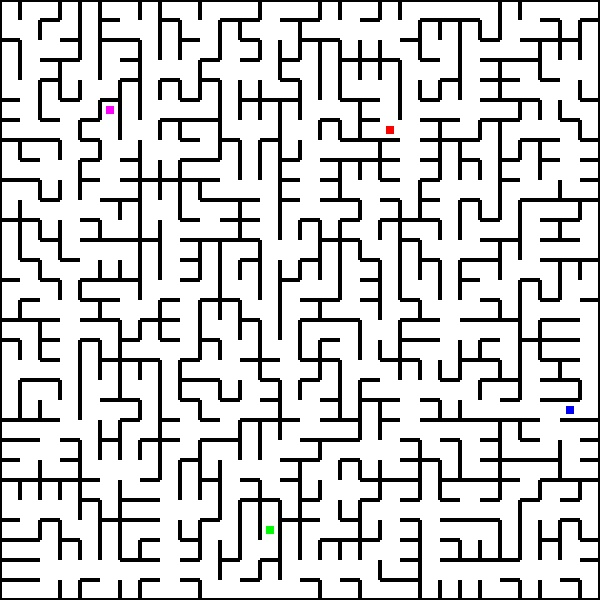
#> input picture rectangular_maze/shortest_path_with_markers/maze09.jpg, 600 x 600 px
$ python shortest_path_with_markers.py
#> lines starting #> are read from the running program, lines starting #| are printed output that depends on the picture; after the words box and inside, x2 and y2 are one past the last pixel; in counts of white or black regions, pixels touching at a corner belong together
import numpy as np
import cv2

## Reads image in HSV format. Accepts filepath as input argument and returns the HSV
## equivalent of the image.
def readImageHSV(filePath):
    #############  Add your Code here   ###############
    img = cv2.imread(filePath)
    hsvImg = cv2.cvtColor(img, cv2.COLOR_BGR2HSV)
    ###################################################
    return hsvImg

## Reads image in binary format. Accepts filepath as input argument and returns the binary
## equivalent of the image.
def readImageBinary(filePath):
    #############  Add your Code here   ###############
    img = cv2.imread(filePath, 0)
    ret, binaryImage = cv2.threshold(img, 10, 255, cv2.THRESH_BINARY)
    ###################################################
    return binaryImage

## The findNeighbours function takes a maze image and row and column coordinates of a cell as input arguments
## and returns a stack consisting of all the neighbours of the cell as output.
## Note :- Neighbour refers to all the adjacent cells one can traverse to from that cell provided only horizontal
## and vertical traversal is allowed.
def findNeighbours(img,row,column):
    neighbours = []
    #############  Add your Code here   ###############
    i = 0
    while(True):
        if img[i, i] != 0:
            border = i
            break
        i += 1
    i = border
    cell = 0
    while(True):
        if img[i, i] == 0:
            cell = i
            break
        i += 1
    if img[cell - border * 2, cell] == 0 or img[cell, cell - border * 2] == 0:
        cell = cell + border
    row_new = (2 * row + 1) * (cell // 2)
    col_new = (2 * column + 1) * (cell // 2)
    top = row_new - (cell // 2) + 1
    bottom = row_new + (cell // 2) - 2
    left = col_new - (cell // 2) + 1
    right = col_new + (cell // 2) - 2
    if img[top, col_new] != 0:
        neighbours.append([row - 1, column])
    if img[bottom, col_new] != 0:
        neighbours.append([row + 1, column])
    if img[row_new, left] != 0:
        neighbours.append([row, column - 1])
    if img[row_new, right] != 0:
        neighbours.append([row, column + 1])
    ###################################################
    return neighbours

##  colourCell basically highlights the given cell by painting it with the given colourVal. Care should be taken that
##  the function doesn't paint over the black walls and only paints the empty spaces. This function returns the image
##  with the painted cell.
##  You can change the colourCell() functions used in the previous sections to suit your requirements.

def colourCell(img, row, column, flag):   ## Add required arguments here.

    #############  Add your Code here   ###############
    neighbours = findNeighbours(img, row, column)
    i = 0
    while(True):
        if img[i, i] != 0:
            border = i
            break
        i += 1
    i = border
    cell = 0
    while(True):
        if img[i, i] == 0:
            cell = i
            break
        i += 1
    if img[cell - border * 2, cell] == 0 or img[cell, cell - border * 2] == 0:
        cell = cell + border
    row_new = (2 * row + 1) * (cell // 2)
    col_new = (2 * column + 1) * (cell // 2)
    top = row_new - (cell // 2) + 1
    bottom = row_new + (cell // 2) - 2
    left = col_new - (cell // 2) + 1
    right = col_new + (cell // 2) - 2
    for i in neighbours:
        if i[0] == row + 1:
            img[top + 1 : bottom + 2, left + 1 : right] = 150
        if i[0] == row - 1:
            img[top - 1 : bottom, left + 1 : right] = 150
        if i[1] == column + 1:
            img[top + 1 : bottom, left + 1 : right + 2] = 150
        if i[1] == column - 1:
            img[top + 1 : bottom, left - 1 : right] = 150
    if flag == 1:
        img[top + 5 : bottom - 4, left + 5 : right - 4] = 0
    ###################################################
    return img

##  Function that accepts some arguments from user and returns the graph of the maze image.
def buildGraph(img):  ## You can pass your own arguments in this space.
    graph = {}
    #############  Add your Code here   ###############
    i = 0
    while(True):
        if img[i, i] != 0:
            border = i
            break
        i += 1
    i = border
    cell = 0
    while(True):
        if img[i, i] == 0:
            cell = i
            break
        i += 1
    if img[cell - border * 2, cell] == 0 or img[cell, cell - border * 2] == 0:
        cell = cell + border
    r = len(img) // cell
    c = len(img) // cell
    for i in range(r):
        for j in range(c):
            graph[(i, j)] = findNeighbours(img, i, j)
    ###################################################
    return graph

#####################################    Add Utility Functions Here   ###################################
##                                                                                                     ##
##                   You are free to define any functions you want in this space.                      ##
##                             The functions should be properly explained.                             ##
class Link():
    value = 0
    parent = 0
    def __init__(self, a, b):
        self.value = a
        self.parent = b

def next_num():
    del x[0]
    return x[0]

def numberMaze(graph, initial, new, l):
    empty = 0
    lar = 0
    for k in graph[initial]:
        if new[tuple(k)] == -1:
            empty += 1
    if empty == 0:
        return
    elif empty == 1:
        for i in range(len(graph[initial])):
            if new[tuple(graph[initial][i])] == -1:
                new[tuple(graph[initial][i])] = new[initial]
                numberMaze(graph, tuple(graph[initial][i]), new, l)
    else:
        for i in range(len(graph[initial])):
            if new[tuple(graph[initial][i])] == -1:
                n = next_num()
                new[tuple(graph[initial][i])] = n
                l.append(Link(n, new[initial]))
                numberMaze(graph, tuple(graph[initial][i]), new, l)

def shortestNumberedPath(l, initial, final, path):
    if final == initial:
        return
    else:
        for i in l:
            if i.value == final:
                parent = i.parent
                break
        path.append(parent)
        shortestNumberedPath(l, initial, parent, path)

def OptimumPath(markers, initial, final, filePath):
    shortest = range(5000)
    img = readImageBinary(filePath)
    graph = buildGraph(img)
    if len(markers) == 0:
        shortest = findPath(graph, initial, final, img)
        optimumPath.append(shortest)
        return
    for k in markers:
        path = findPath(graph, initial, k, img)
        if len(path) < len(shortest):
            shortest = path
            marker = k
    markers.remove(marker)
    optimumPath.append(shortest)
    OptimumPath(markers, marker, final, filePath)
##                                                                                                     ##
##                                                                                                     ##
#########################################################################################################


##  Finds shortest path between two coordinates in the maze. Returns a set of coordinates from initial point
##  to final point.
def findPath(graph, initial, final, img): ## You can pass your own arguments in this space.
    #############  Add your Code here   ###############
    shortest = [initial]
    visited = [initial]
    count = 1
    global path
    path = []
    global new
    new = {}
    global l
    l = []
    graph = buildGraph(img)
    for k in graph.keys():
        new[k] = -1
    new[initial] = 1
    global x
    x = list(range(1, 1000))
    numberMaze(graph, initial, new, l)
    path.append(new[final])
    shortestNumberedPath(l, new[initial], new[final], path)
    path.reverse()
    current = initial
    while(True):
        if current == final:
            return shortest
        for j in graph[current]:
            if not tuple(j) in visited:
                if new[tuple(j)] == new[current]:
                    current = tuple(j)
                    shortest.append(current)
                    visited.append(current)
                    break
                else:
                    if new[tuple(j)] == path[count]:
                        count += 1
                        shortest.append(tuple(j))
                        current = tuple(j)
                        visited.append(current)
                        break
    ###################################################


## The findMarkers() function returns a list of coloured markers in form of a python dictionaries
## For example if a blue marker is present at (3,6) and red marker is present at (1,5) then the
## dictionary is returned as :-
##          list_of_markers = { 'Blue':(3,6), 'Red':(1,5)}

def findMarkers(filepath):    ## You can pass your own arguments in this space.
    list_of_markers = {}
    #############  Add your Code here   ###############
    i = 10
    img = cv2.imread(filepath)
    while i < len(img):
        j = 10
        while j < len(img[0]):
            pixel = img[i, j]
            if pixel[0] < 10 and pixel[1] < 10:
                list_of_markers['Red'] = ((i-10)//20, (j-10)//20)
            if pixel[0] < 10 and pixel[2] < 10:
                list_of_markers['Green'] = ((i-10)//20, (j-10)//20)
            if pixel[1] < 10 and pixel[2] < 10:
                list_of_markers['Blue'] = ((i-10)//20, (j-10)//20)
            if pixel[0] > 240 and pixel[1] < 10 and pixel[2] > 240:
                list_of_markers['Pink'] = ((i-10)//20, (j-10)//20)
            j += 20
        i += 20
    ###################################################
    return list_of_markers

## The findOptimumPath() function returns a python list which consists of all paths that need to be traversed
## in order to start from the bottom left corner of the maze, collect all the markers by traversing to them and
## then traverse to the top right corner of the maze.

def findOptimumPath(markers, initial, final, filePath):     ## You can pass your own arguments in this space.
    path_array = []
    #############  Add your Code here   ###############
    global optimumPath
    optimumPath = []
    OptimumPath(markers, initial, final, filePath)
    path_array = optimumPath
    ###################################################
    return path_array

## The colourPath() function highlights the whole path that needs to be traversed in the maze image and
## returns the final image.

def colourPath(img, path, markers):      ## You can pass your own arguments in this space.
    #############  Add your Code here   ###############
    for i in path:
        for j in i:
            if j in markers:
                flag = 1
            else:
                flag = 0
            img = colourCell(img, j[0], j[1], flag)

    ###################################################
    return img


## This is the main() function for the code, you are not allowed to change any statements in this part of
## the code. You are only allowed to change the arguments supplied in the findMarkers(), findOptimumPath()
## and colourPath() functions.

def main(filePath, flag = 0):
    imgHSV = readImageHSV(filePath)                ## Acquire HSV equivalent of image.
#> in readImageHSV, img is the input picture: shape (600, 600, 3); mean B, G, R 206.1, 206.1, 206.1
#> in readImageHSV, `hsvImg = cv2.cvtColor(img, cv2.COLOR_BGR2HSV)`: hsvImg: shape (600, 600, 3); mean H, S, V 0.6, 0.6, 206.2
    listOfMarkers = findMarkers(filePath)              ## Acquire the list of markers with their coordinates.
#> the loop in findMarkers, `while i < len(img):` made 30 passes
#> i on passes 1 to 12: 30, 50, 70, 90, 110, 130, 150, 170, 190, 210, 230, 250
#> after the loop in findMarkers, `while i < len(img):`: i = 610; list_of_markers = {'Pink': (5, 5), 'Red': (6, 19), 'Blue': (20, 28), 'Green': (26, 13)}
#> listOfMarkers has the same summary as list_of_markers in findMarkers
    test = str(listOfMarkers)
    imgBinary = readImageBinary(filePath)          ## Acquire the binary equivalent of image.
#> in readImageBinary, `ret, binaryImage = cv2.threshold(img, 10, 255, cv2.THRESH_BINARY)`: binaryImage: shape (600, 600); 80.9% white; 1 black region, box (x1, y1, x2, y2) and area: (0, 0, 600, 600) 68748
    initial_point = ((len(imgBinary)//20)-1,0)      ## Bottom Left Corner Cell
#> initial_point = (29, 0)
    final_point = (0, (len(imgBinary[0])//20) - 1)  ## Top Right Corner Cell
#> final_point = (0, 29)
    pathArray = findOptimumPath(list(listOfMarkers.values()), initial_point, final_point, filePath) ## Acquire the list of paths for optimum traversal.
#> after the loop in buildGraph, `while(True):`: i = 2
#> after the loop in buildGraph, `while(True):`: i = 18
#> in buildGraph, `r = len(img) // cell`: r = 30
#> the loop in OptimumPath (call 2), `for k in markers:` made 3 passes
    print(pathArray)
#> (printed output is left out)
    img = colourPath(imgBinary, pathArray, listOfMarkers.values())         ## Highlight the whole optimum path in the maze image
#> the loop in colourPath, `for i in path:` made 5 passes
#> after the loop in colourPath, `for i in path:`:
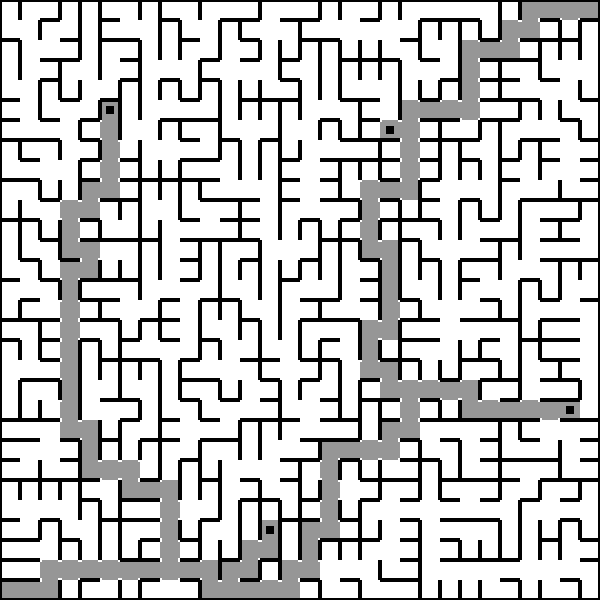
#> img: shape (600, 600); min 0, max 255, mean 194.7
    if __name__ == "__main__":
        return img
    else:
        if flag == 0:
            return pathArray
        elif flag == 1:
            return test + "\n"
        else:
            return img
## Modify the filepath in this section to test your solution for different maze images.
if __name__ == "__main__":
    filePath = "maze09.jpg"                        ## Insert filepath of image here
    img = main(filePath)
    cv2.imshow("canvas", img)
    cv2.waitKey(0)
    cv2.destroyAllWindows()

$ run again, with rectangular_maze/shortest_path_with_markers/maze00.jpg copied over rectangular_maze/shortest_path_with_markers/maze09.jpg
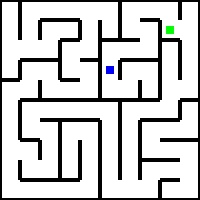
#> input picture rectangular_maze/shortest_path_with_markers/maze00.jpg, 200 x 200 px
#> in readImageHSV, img is the input picture: shape (200, 200, 3); mean B, G, R 204.7, 204.7, 204.3
#> hsvImg: shape (200, 200, 3); mean H, S, V 2.1, 2.3, 205.1
#> the loop in findMarkers, `while i < len(img):` made 10 passes
#> i on passes 1 to 8: 30, 50, 70, 90, 110, 130, 150, 170
#> after the loop in findMarkers, `while i < len(img):`: i = 210; list_of_markers = {'Green': (1, 8), 'Blue': (3, 5)}
#> test = "{'Green': (1, 8), 'Blue': (3, 5)}"
#> in readImageBinary, `ret, binaryImage = cv2.threshold(img, 10, 255, cv2.THRESH_BINARY)`:
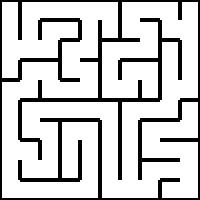
#> binaryImage: shape (200, 200); 80.5% white; 1 black region, box (x1, y1, x2, y2) and area: (0, 0, 200, 200) 7812
#> initial_point = (9, 0)
#> final_point = (0, 9)
#> after the loop in buildGraph, `while(True):`: i = 2
#> after the loop in buildGraph, `while(True):`: i = 18
#> r = 10
#> the loop in OptimumPath (call 2), `for k in markers:` made 1 pass
#> (printed output is left out)
#> the loop in colourPath, `for i in path:` made 3 passes
#> after the loop in colourPath, `for i in path:`:
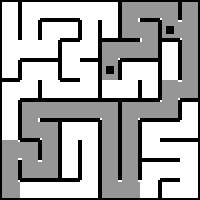
#> img: shape (200, 200); min 0, max 255, mean 170

$ run again, with rectangular_maze/shortest_path_with_markers/maze01.jpg copied over rectangular_maze/shortest_path_with_markers/maze09.jpg
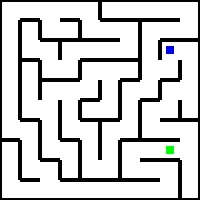
#> input picture rectangular_maze/shortest_path_with_markers/maze01.jpg, 200 x 200 px
#> in readImageHSV, img is the input picture: shape (200, 200, 3); mean B, G, R 204.6, 204.7, 204.3
#> hsvImg: shape (200, 200, 3); mean H, S, V 1.7, 1.5, 205
#> the loop in findMarkers, `while i < len(img):` made 10 passes
#> i on passes 1 to 8: 30, 50, 70, 90, 110, 130, 150, 170
#> after the loop in findMarkers, `while i < len(img):`: i = 210; list_of_markers = {'Blue': (2, 8), 'Green': (7, 8)}
#> test = "{'Blue': (2, 8), 'Green': (7, 8)}"
#> in readImageBinary, `ret, binaryImage = cv2.threshold(img, 10, 255, cv2.THRESH_BINARY)`:
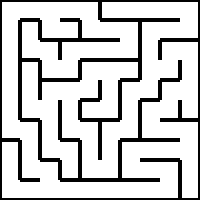
#> binaryImage: shape (200, 200); 80.5% white; 1 black region, box (x1, y1, x2, y2) and area: (0, 0, 200, 200) 7816
#> initial_point = (9, 0)
#> final_point = (0, 9)
#> after the loop in buildGraph, `while(True):`: i = 2
#> after the loop in buildGraph, `while(True):`: i = 20
#> r = 10
#> the loop in OptimumPath (call 2), `for k in markers:` made 1 pass
#> (printed output is left out)
#> the loop in colourPath, `for i in path:` made 3 passes
#> after the loop in colourPath, `for i in path:`:
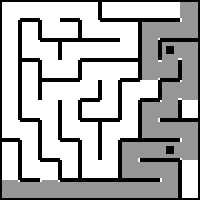
#> img: shape (200, 200); min 0, max 255, mean 176.6

$ run again, with rectangular_maze/shortest_path_with_markers/maze02.jpg copied over rectangular_maze/shortest_path_with_markers/maze09.jpg
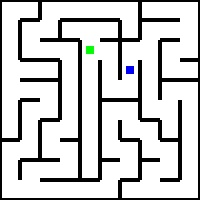
#> input picture rectangular_maze/shortest_path_with_markers/maze02.jpg, 200 x 200 px
#> in readImageHSV, img is the input picture: shape (200, 200, 3); mean B, G, R 204.7, 204.7, 204.3
#> hsvImg: shape (200, 200, 3); mean H, S, V 2.1, 1.9, 205.1
#> the loop in findMarkers, `while i < len(img):` made 10 passes
#> i on passes 1 to 8: 30, 50, 70, 90, 110, 130, 150, 170
#> after the loop in findMarkers, `while i < len(img):`: i = 210; list_of_markers = {'Green': (2, 4), 'Blue': (3, 6)}
#> test = "{'Green': (2, 4), 'Blue': (3, 6)}"
#> in readImageBinary, `ret, binaryImage = cv2.threshold(img, 10, 255, cv2.THRESH_BINARY)`:
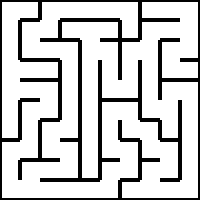
#> binaryImage: shape (200, 200); 80.5% white; 1 black region, box (x1, y1, x2, y2) and area: (0, 0, 200, 200) 7812
#> initial_point = (9, 0)
#> final_point = (0, 9)
#> after the loop in buildGraph, `while(True):`: i = 2
#> after the loop in buildGraph, `while(True):`: i = 20
#> r = 10
#> the loop in OptimumPath (call 2), `for k in markers:` made 1 pass
#> (printed output is left out)
#> the loop in colourPath, `for i in path:` made 3 passes
#> after the loop in colourPath, `for i in path:`:
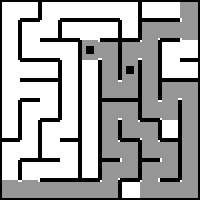
#> img: shape (200, 200); min 0, max 255, mean 167.3
